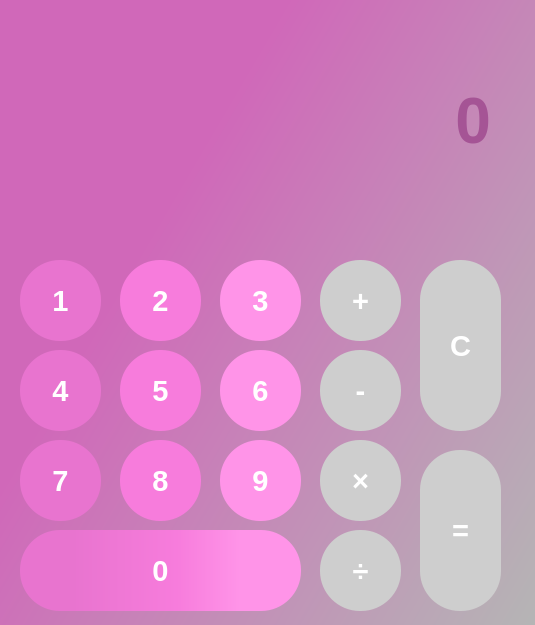
<?xml version="1.0" encoding="UTF-8"?>
<ui version="4.0">
 <class>MainWindow</class>
 <widget class="QMainWindow" name="MainWindow">
  <property name="geometry">
   <rect>
    <x>0</x>
    <y>0</y>
    <width>535</width>
    <height>625</height>
   </rect>
  </property>
  <property name="windowTitle">
   <string>calculator</string>
  </property>
  <widget class="QWidget" name="widget">
   <property name="enabled">
    <bool>true</bool>
   </property>
   <property name="styleSheet">
    <string notr="true">QWidget#widget{background-color:qlineargradient(spread:pad, x1:0.219, y1:0.466, x2:1, y2:1, stop:0 rgba(208, 104, 185, 255), stop:1 rgba(181, 181, 181, 255));}</string>
   </property>
   <widget class="QPushButton" name="ninebutton">
    <property name="geometry">
     <rect>
      <x>220</x>
      <y>440</y>
      <width>81</width>
      <height>81</height>
     </rect>
    </property>
    <property name="font">
     <font>
      <pointsize>22</pointsize>
      <bold>true</bold>
      <strikeout>false</strikeout>
     </font>
    </property>
    <property name="styleSheet">
     <string notr="true">background-color:rgb(255, 148, 232);
border-radius:40px;
color:white;</string>
    </property>
    <property name="text">
     <string>9</string>
    </property>
   </widget>
   <widget class="QPushButton" name="threebutton">
    <property name="geometry">
     <rect>
      <x>220</x>
      <y>260</y>
      <width>81</width>
      <height>81</height>
     </rect>
    </property>
    <property name="font">
     <font>
      <pointsize>22</pointsize>
      <bold>true</bold>
      <strikeout>false</strikeout>
     </font>
    </property>
    <property name="styleSheet">
     <string notr="true">background-color:rgb(255, 148, 232);
border-radius:40px;
color:white;</string>
    </property>
    <property name="text">
     <string>3</string>
    </property>
    <property name="autoDefault">
     <bool>false</bool>
    </property>
   </widget>
   <widget class="QPushButton" name="fourbutton">
    <property name="geometry">
     <rect>
      <x>20</x>
      <y>350</y>
      <width>81</width>
      <height>81</height>
     </rect>
    </property>
    <property name="font">
     <font>
      <pointsize>22</pointsize>
      <bold>true</bold>
      <strikeout>false</strikeout>
     </font>
    </property>
    <property name="styleSheet">
     <string notr="true">background-color:rgb(232, 116, 207);
border-radius:40px;
color:white;</string>
    </property>
    <property name="text">
     <string>4</string>
    </property>
   </widget>
   <widget class="QPushButton" name="sixbutton">
    <property name="geometry">
     <rect>
      <x>220</x>
      <y>350</y>
      <width>81</width>
      <height>81</height>
     </rect>
    </property>
    <property name="font">
     <font>
      <pointsize>22</pointsize>
      <bold>true</bold>
      <strikeout>false</strikeout>
     </font>
    </property>
    <property name="styleSheet">
     <string notr="true">background-color:rgb(255, 148, 232);
border-radius:40px;
color:white;</string>
    </property>
    <property name="text">
     <string>6</string>
    </property>
   </widget>
   <widget class="QPushButton" name="eightbutton">
    <property name="geometry">
     <rect>
      <x>120</x>
      <y>440</y>
      <width>81</width>
      <height>81</height>
     </rect>
    </property>
    <property name="font">
     <font>
      <pointsize>22</pointsize>
      <bold>true</bold>
      <strikeout>false</strikeout>
     </font>
    </property>
    <property name="styleSheet">
     <string notr="true">background-color:rgb(247, 124, 220);
border-radius:40px;
color:white;</string>
    </property>
    <property name="text">
     <string>8</string>
    </property>
   </widget>
   <widget class="QPushButton" name="dividebutton">
    <property name="geometry">
     <rect>
      <x>320</x>
      <y>530</y>
      <width>81</width>
      <height>81</height>
     </rect>
    </property>
    <property name="font">
     <font>
      <pointsize>22</pointsize>
      <bold>true</bold>
      <strikeout>false</strikeout>
     </font>
    </property>
    <property name="styleSheet">
     <string notr="true">background-color:rgb(206, 206, 206);
border-radius:40px;
color:white;</string>
    </property>
    <property name="text">
     <string> ÷ </string>
    </property>
   </widget>
   <widget class="QPushButton" name="cbutton">
    <property name="geometry">
     <rect>
      <x>420</x>
      <y>260</y>
      <width>81</width>
      <height>171</height>
     </rect>
    </property>
    <property name="font">
     <font>
      <pointsize>22</pointsize>
      <bold>true</bold>
      <strikeout>false</strikeout>
     </font>
    </property>
    <property name="styleSheet">
     <string notr="true">background-color:rgb(206, 206, 206);
border-radius:40px;
color:white;</string>
    </property>
    <property name="text">
     <string>C</string>
    </property>
   </widget>
   <widget class="QPushButton" name="sevenbutton">
    <property name="geometry">
     <rect>
      <x>20</x>
      <y>440</y>
      <width>81</width>
      <height>81</height>
     </rect>
    </property>
    <property name="font">
     <font>
      <pointsize>22</pointsize>
      <bold>true</bold>
      <strikeout>false</strikeout>
     </font>
    </property>
    <property name="styleSheet">
     <string notr="true">background-color:rgb(232, 116, 207);
border-radius:40px;
color:white;</string>
    </property>
    <property name="text">
     <string>7</string>
    </property>
   </widget>
   <widget class="QPushButton" name="multiplybutton">
    <property name="geometry">
     <rect>
      <x>320</x>
      <y>440</y>
      <width>81</width>
      <height>81</height>
     </rect>
    </property>
    <property name="font">
     <font>
      <pointsize>22</pointsize>
      <bold>true</bold>
      <strikeout>false</strikeout>
     </font>
    </property>
    <property name="styleSheet">
     <string notr="true">background-color:rgb(206, 206, 206);
border-radius:40px;
color:white;</string>
    </property>
    <property name="text">
     <string>×</string>
    </property>
   </widget>
   <widget class="QPushButton" name="twobutton">
    <property name="geometry">
     <rect>
      <x>120</x>
      <y>260</y>
      <width>81</width>
      <height>81</height>
     </rect>
    </property>
    <property name="font">
     <font>
      <pointsize>22</pointsize>
      <bold>true</bold>
      <strikeout>false</strikeout>
     </font>
    </property>
    <property name="styleSheet">
     <string notr="true">background-color:rgb(247, 124, 220);
border-radius:40px;
color:white;</string>
    </property>
    <property name="text">
     <string>2</string>
    </property>
    <property name="autoDefault">
     <bool>false</bool>
    </property>
   </widget>
   <widget class="QPushButton" name="equalbutton">
    <property name="geometry">
     <rect>
      <x>420</x>
      <y>450</y>
      <width>81</width>
      <height>161</height>
     </rect>
    </property>
    <property name="font">
     <font>
      <pointsize>22</pointsize>
      <bold>true</bold>
      <strikeout>false</strikeout>
     </font>
    </property>
    <property name="styleSheet">
     <string notr="true">background-color:rgb(206, 206, 206);
border-radius:40px;
color:white;</string>
    </property>
    <property name="text">
     <string>=</string>
    </property>
   </widget>
   <widget class="QPushButton" name="fivebutton">
    <property name="geometry">
     <rect>
      <x>120</x>
      <y>350</y>
      <width>81</width>
      <height>81</height>
     </rect>
    </property>
    <property name="font">
     <font>
      <pointsize>22</pointsize>
      <bold>true</bold>
      <strikeout>false</strikeout>
     </font>
    </property>
    <property name="styleSheet">
     <string notr="true">background-color:rgb(247, 124, 220);
border-radius:40px;
color:white;</string>
    </property>
    <property name="text">
     <string>5</string>
    </property>
   </widget>
   <widget class="QPushButton" name="minusbutton">
    <property name="geometry">
     <rect>
      <x>320</x>
      <y>350</y>
      <width>81</width>
      <height>81</height>
     </rect>
    </property>
    <property name="font">
     <font>
      <pointsize>22</pointsize>
      <bold>true</bold>
      <strikeout>false</strikeout>
     </font>
    </property>
    <property name="styleSheet">
     <string notr="true">background-color:rgb(206, 206, 206);
border-radius:40px;
color:white;</string>
    </property>
    <property name="text">
     <string>-</string>
    </property>
   </widget>
   <widget class="QPushButton" name="zerobutton">
    <property name="geometry">
     <rect>
      <x>20</x>
      <y>530</y>
      <width>281</width>
      <height>81</height>
     </rect>
    </property>
    <property name="font">
     <font>
      <pointsize>22</pointsize>
      <bold>true</bold>
      <strikeout>false</strikeout>
     </font>
    </property>
    <property name="styleSheet">
     <string notr="true">background-color: qlineargradient(spread:pad, x1:0, y1:1, x2:1, y2:1, stop:0.185552 rgba(232, 116, 207, 255), stop:0.558074 rgba(247, 124, 220, 255), stop:0.78187 rgba(255, 148, 232, 255));
border-radius:40px;
color:white;</string>
    </property>
    <property name="text">
     <string>0</string>
    </property>
   </widget>
   <widget class="QPushButton" name="onebutton">
    <property name="geometry">
     <rect>
      <x>20</x>
      <y>260</y>
      <width>81</width>
      <height>81</height>
     </rect>
    </property>
    <property name="font">
     <font>
      <pointsize>22</pointsize>
      <bold>true</bold>
      <strikeout>false</strikeout>
     </font>
    </property>
    <property name="styleSheet">
     <string notr="true">background-color:rgb(232, 116, 207);
border-radius:40px;
color:white;</string>
    </property>
    <property name="text">
     <string>1</string>
    </property>
    <property name="autoDefault">
     <bool>false</bool>
    </property>
   </widget>
   <widget class="QPushButton" name="addbutton">
    <property name="geometry">
     <rect>
      <x>320</x>
      <y>260</y>
      <width>81</width>
      <height>81</height>
     </rect>
    </property>
    <property name="font">
     <font>
      <pointsize>22</pointsize>
      <bold>true</bold>
      <strikeout>false</strikeout>
     </font>
    </property>
    <property name="styleSheet">
     <string notr="true">background-color:rgb(206, 206, 206);
border-radius:40px;
color:white;</string>
    </property>
    <property name="text">
     <string>+</string>
    </property>
   </widget>
   <widget class="QLabel" name="output">
    <property name="enabled">
     <bool>true</bool>
    </property>
    <property name="geometry">
     <rect>
      <x>30</x>
      <y>150</y>
      <width>461</width>
      <height>71</height>
     </rect>
    </property>
    <property name="font">
     <font>
      <pointsize>24</pointsize>
      <bold>true</bold>
     </font>
    </property>
    <property name="autoFillBackground">
     <bool>false</bool>
    </property>
    <property name="styleSheet">
     <string notr="true">color:white;</string>
    </property>
    <property name="frameShape">
     <enum>QFrame::NoFrame</enum>
    </property>
    <property name="frameShadow">
     <enum>QFrame::Plain</enum>
    </property>
    <property name="lineWidth">
     <number>0</number>
    </property>
    <property name="text">
     <string/>
    </property>
    <property name="alignment">
     <set>Qt::AlignRight|Qt::AlignTrailing|Qt::AlignVCenter</set>
    </property>
    <property name="margin">
     <number>10</number>
    </property>
    <property name="indent">
     <number>0</number>
    </property>
    <property name="textInteractionFlags">
     <set>Qt::NoTextInteraction</set>
    </property>
   </widget>
   <widget class="QLabel" name="output2">
    <property name="geometry">
     <rect>
      <x>30</x>
      <y>90</y>
      <width>461</width>
      <height>61</height>
     </rect>
    </property>
    <property name="font">
     <font>
      <pointsize>48</pointsize>
      <bold>true</bold>
     </font>
    </property>
    <property name="layoutDirection">
     <enum>Qt::LeftToRight</enum>
    </property>
    <property name="styleSheet">
     <string notr="true">color:rgb(165, 84, 149)</string>
    </property>
    <property name="text">
     <string>0</string>
    </property>
    <property name="alignment">
     <set>Qt::AlignRight|Qt::AlignTrailing|Qt::AlignVCenter</set>
    </property>
   </widget>
  </widget>
 </widget>
 <resources/>
 <connections/>
</ui>
